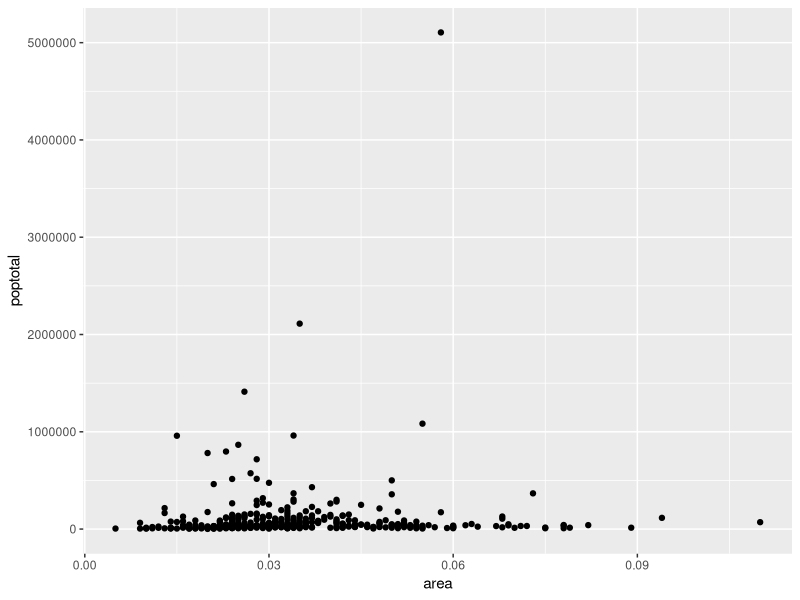
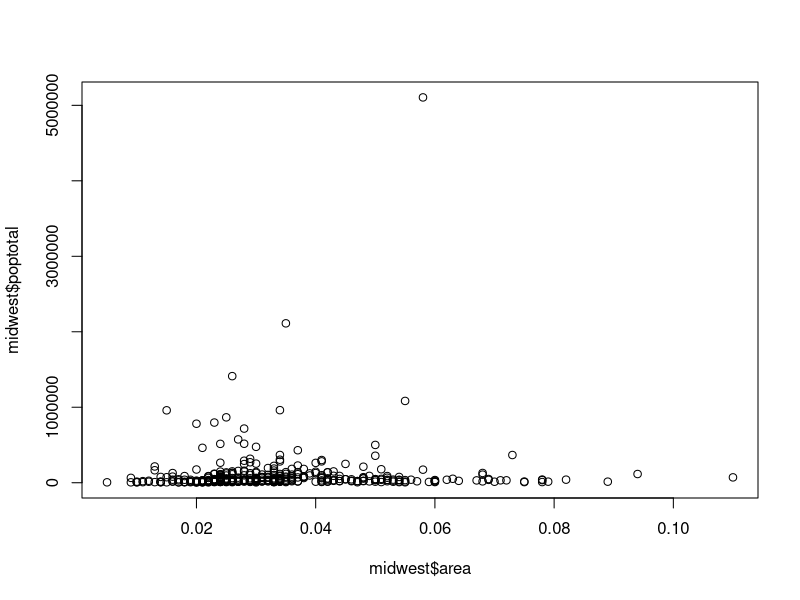
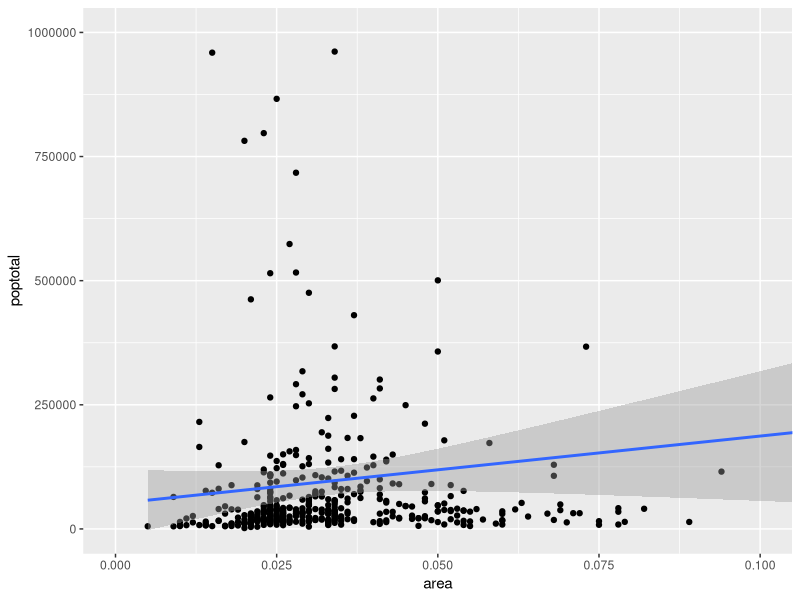
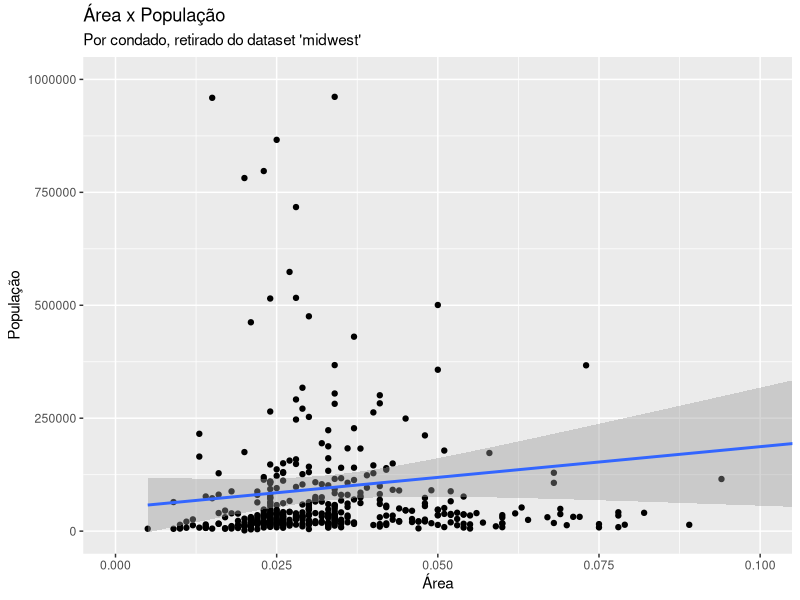
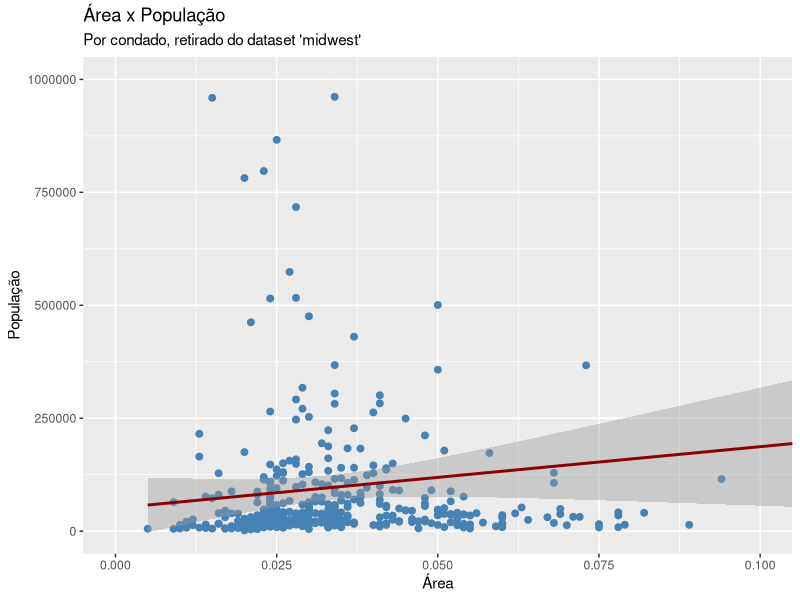
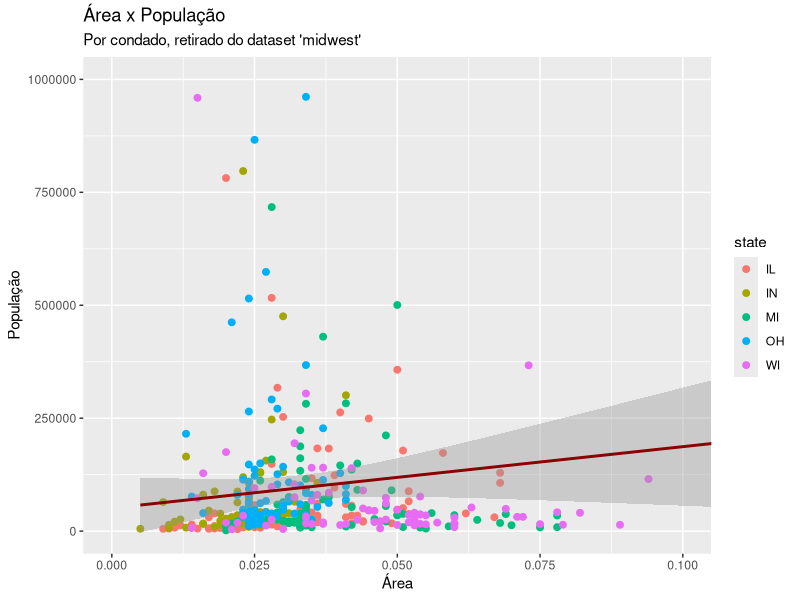
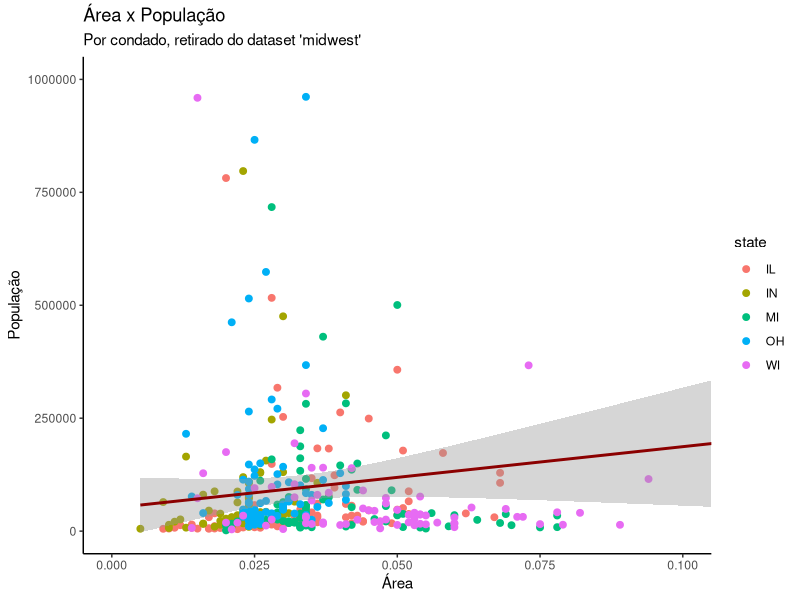
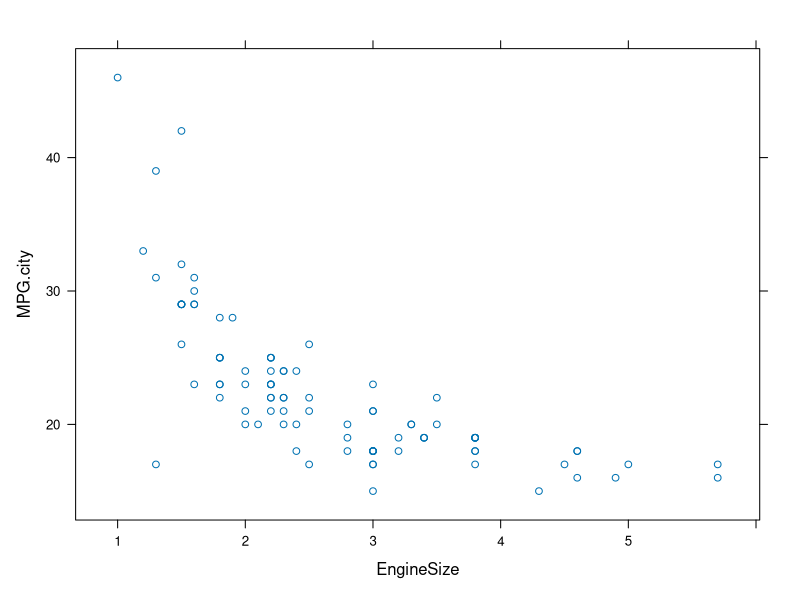

Write R code to recreate these figures, in order. (Note: this script raises an error after producing the figures.)
## ---- chunk 1
knitr::opts_chunk$set(echo = TRUE)
## ---- chunk 2
# install.packages("ggplot2")
## ---- chunk 3
library(ggplot2)
## ---- chunk 4
options(scipen=999) # Desliga a notação científica
data("midwest", package = "ggplot2")
head(midwest, n = 5) # Mostrando as primeiras 5 linhas
## ---- chunk 5
ggplot(midwest, aes(x=area, y=poptotal)) + geom_point()
## ---- chunk 6
plot(midwest$area, midwest$poptotal)
## ---- chunk 7
g <- ggplot(midwest, aes(x=area, y=poptotal)) + geom_point() + geom_smooth(method="lm") 
g <- g + coord_cartesian(xlim=c(0,0.1), ylim=c(0, 1000000))
plot(g)
## ---- chunk 8
g <- g + labs(title="Área x População", subtitle="Por condado, retirado do dataset 'midwest'", y="População", x="Área")
plot(g)
## ---- chunk 9
g <- ggplot(midwest, aes(x=area, y=poptotal)) + geom_point(col="steelblue", size=2) + geom_smooth(method="lm", col="darkred") + coord_cartesian(xlim=c(0,0.1), ylim=c(0, 1000000)) + labs(title="Área x População", subtitle="Por condado, retirado do dataset 'midwest'", y="População", x="Área")
plot(g)
## ---- chunk 10
g <- ggplot(midwest, aes(x=area, y=poptotal)) + geom_point(aes(col=state), size=2) + geom_smooth(method="lm", col="darkred", size=1) + coord_cartesian(xlim=c(0,0.1), ylim=c(0, 1000000)) + labs(title="Área x População", subtitle="Por condado, retirado do dataset 'midwest'", y="População", x="Área")
plot(g)
## ---- chunk 11
g <- g + theme_classic()
plot(g)
## ---- chunk 12
install.packages("lattice")

library(lattice)     # carrega o pacote lattice
?lattice             # mostra ajuda do lattice
## ---- chunk 13

# para carregar a base de dados
library(MASS) # carrega o pacote "MASS" que contém a base de dados
data(Cars93)  # carrega a base de dados "Cars93"

## ---- chunk 14

# um dos tipos de gráficos do pacote lattice
xyplot(MPG.city ~ EngineSize, Cars93)

## ---- chunk 15
data <- subset(Cars93, Manufacturer == 'Ford')
data <- subset(Cars93, Manufacturer == 'Ford' 
               & Manufacturer == 'Chevrolet' )
data <- subset(Cars93, Manufacturer) 
               c('Ford', 'Chevrolet', 'Toyota', 'Honda')

## ---- chunk 16
# seleciona dados de quatro fabricantes para trabalhar 
data <- subset(Cars93, Manufacturer %in% 
               c('Ford', 'Chevrolet', 'Toyota', 'Honda')) 

xyplot(MPG.city ~ EngineSize | Manufacturer, data)
## ---- chunk 17
xyplot(MPG.city ~ EngineSize | Manufacturer, data, 
       group = Type, auto.key = T)
## ---- chunk 18
# seleciona apenas três tipos de carro
data <- subset(Cars93, Type %in% c('Compact', 'Small', 'Large'))

# plota de acordo com origem, tipo e por número de passageiros
xyplot(MPG.city ~ EngineSize | Origin + Type, data, 
       group = Passengers,
       auto.key = list(space = 'right'))
## ---- chunk 19
xyplot(MPG.city ~ EngineSize | Manufacturer, data, 
       group = Type, auto.key = list(space = 'right'))
## ---- chunk 20
# legenda do lado direito:
auto.key = list(space = 'right')

# legenda em cima, em 3 colunas
auto.key = list(space = 'top', columns = 3)

# legenda dentro do gráfico
auto.key = list(corner = c(0, 0.85))
## ---- chunk 21
# legenda com linhas, sem pontos
auto.key = list(points = F, lines = T)
## ---- chunk 22
xyplot(MPG.city ~ EngineSize | Manufacturer, data, 
     group = Type, 
     auto.key = list(space = 'right'),
     main = 'Relação entre rendimento e motor',
     xlab = 'tamanho do motor (litros)',
     ylab = 'rendimento (milhas por galão)')
## ---- chunk 23
# pontos
xyplot(MPG.city ~ EngineSize | Manufacturer, data, type = 'p')

# linhas
xyplot(MPG.city ~ EngineSize | Manufacturer, data, type = 'l')   

# linhas e pontos
xyplot(MPG.city ~ EngineSize | Manufacturer, data, type = 'o')
## ---- chunk 24
dev.copy(device = pdf, file = "exemplo.pdf", 
         width = 600, paper = "USr")
dev.off()
